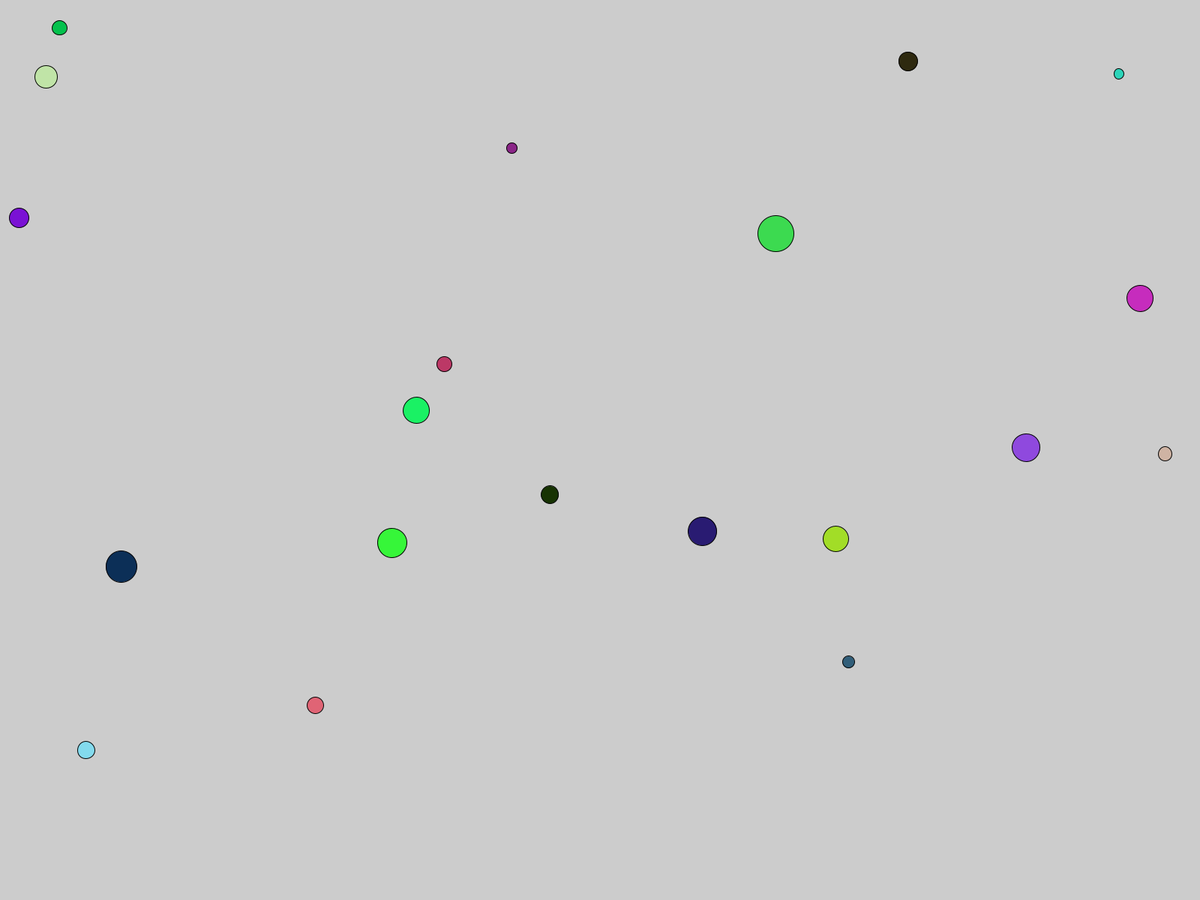
Frame 1 (no input)
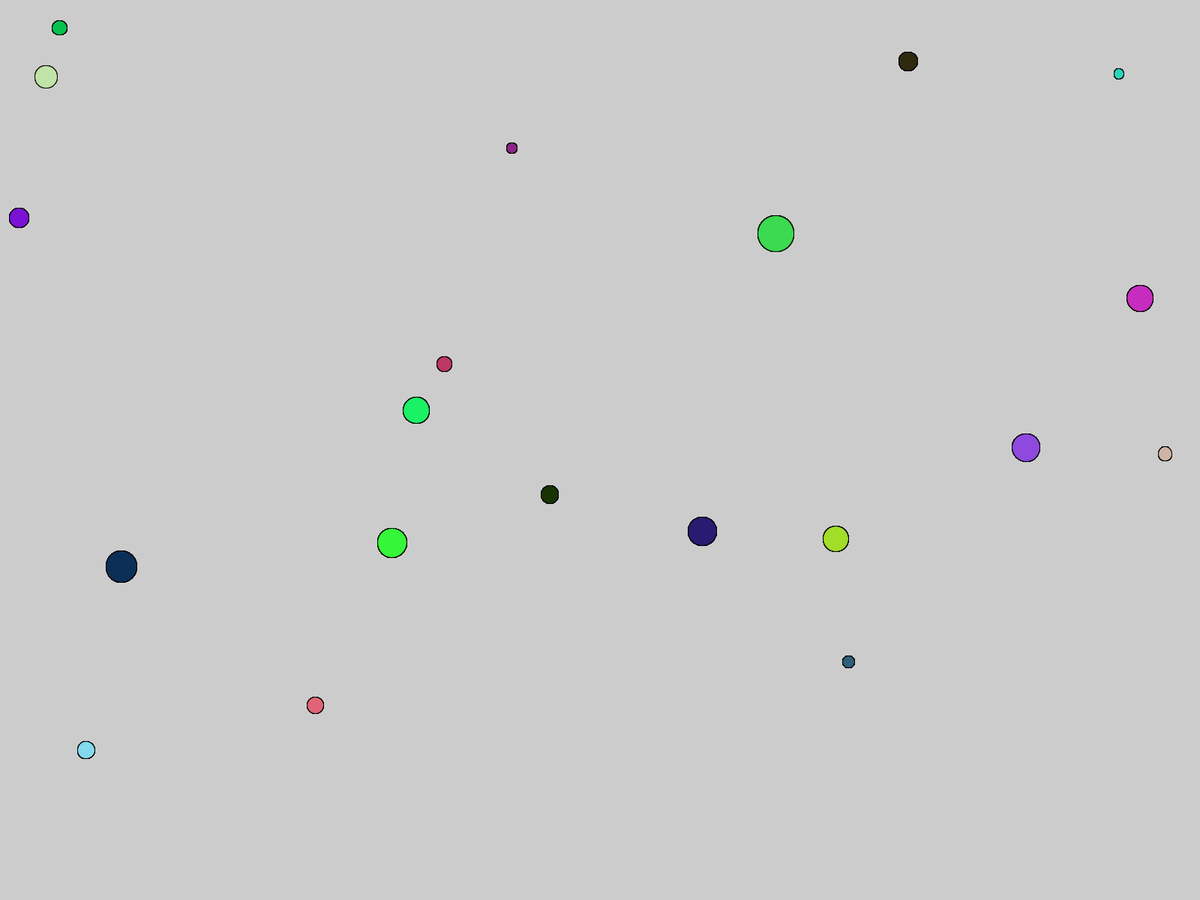
Frame 60 (the mouse pressed at the canvas centre just before this capture)
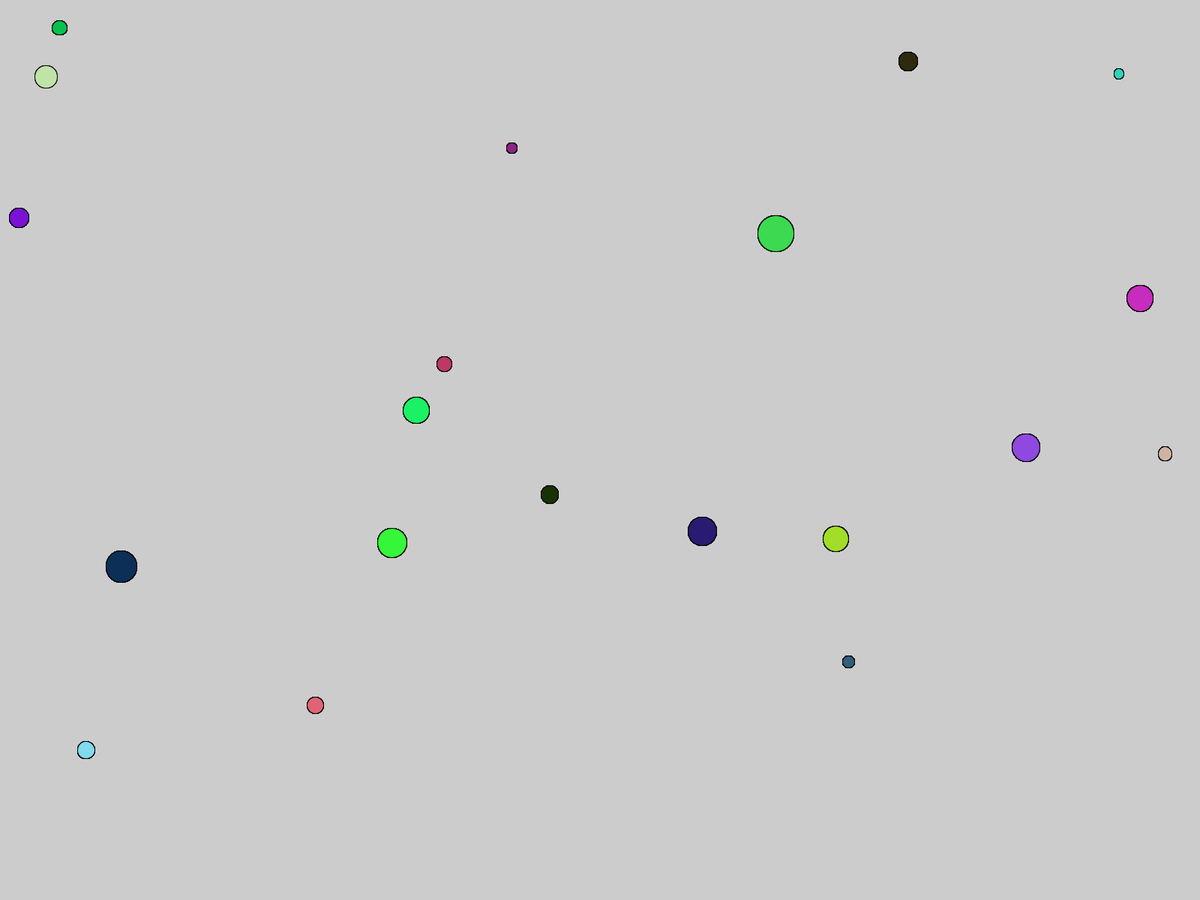
Frame 120 (the mouse held since frame 60 and released just before this capture)

The Processing sketch that drew these frames (run headless with seeded random() and noise(); from frame 60 on, the mouse is pressed at the canvas centre):

// Processing sketch: lorcanBlake_RMP_01
// ── lorcanBlake_RMP_01.pde
// amount of circles - in this case 20
int amt = 20;
// increment for keyboard input
int moveAmount = 10;

// 2d arrays with 20 rows to store circle info
float[][] circleContainer = new float[amt][];
color[] c = new color[amt];

void setup(){
  fullScreen();
  colorMode(RGB);
  // 20 arrays created
  for(int i = 0; i < circleContainer.length; i++){
    
    float[] circle = new float[3];
    
   circle[0] = random(width);
   circle[1] = random(height);
   circle[2] = random(10,50); //restrict to between 10 to 50
   
   circleContainer[i] = circle; // put the wh and radius values into 2d array for keyboard manipulation
   
    c[i] = color(int(random(255)), int(random(255)), int(random(255))); // generate random colour values
  }
}

void draw(){
  
  for(int z = 0; z < circleContainer.length; z++){
    fill(c[z]);
    ellipse(circleContainer[z][0], circleContainer[z][1], circleContainer[z][2], circleContainer[z][2]); 
  
   //in this case 0 = x axis of the array circle
  if(keyCode == LEFT && keyPressed == true){
     circleContainer[z][0] -= moveAmount;
   }
   
   if(keyCode == RIGHT && keyPressed == true){
     circleContainer[z][0] += moveAmount;
   }
   
   //in this case 0 = y axis of the array circle
   if(keyCode == UP && keyPressed == true){
     circleContainer[z][1] -= moveAmount;
   }
   
   if(keyCode == DOWN && keyPressed == true){
     circleContainer[z][1] += moveAmount;
   }
   
  }
  
}
// ── Face.pde
class Face{
 
float wh = 140;  
color emojiYellow = color((255), (204), (34));
  
void paint(int xPos,int yPos){
  pushMatrix();
  translate(xPos, yPos);
  
  // face
  fill(emojiYellow);
  ellipse(0,0,wh,wh);
   
  // eyes
  fill(0);
  ellipse(35,-50,wh/10, wh/10);
  ellipse(-35,-30,wh/10, wh/10);
  
  // mouth 
  stroke(0);
  arc(5, 5, 50, 50, -PI, 0);  // upper half of circle
  
  popMatrix();
  
}
}
